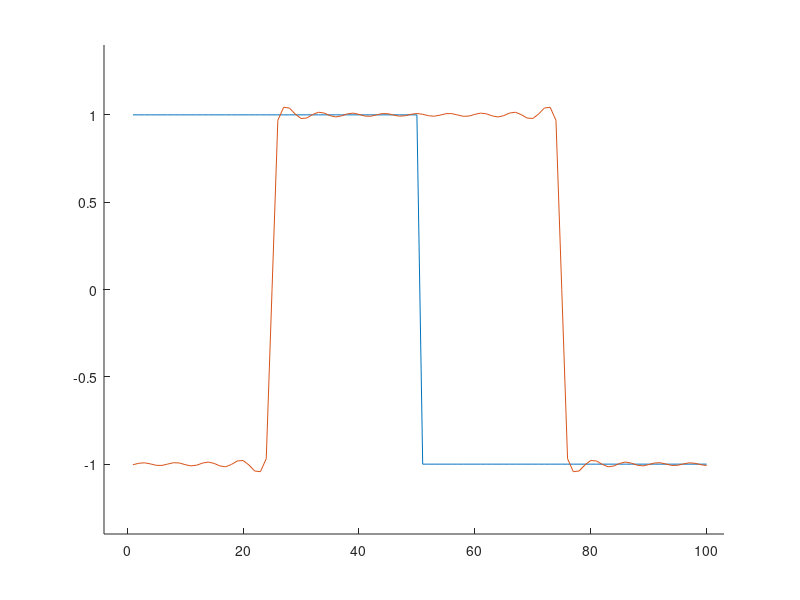
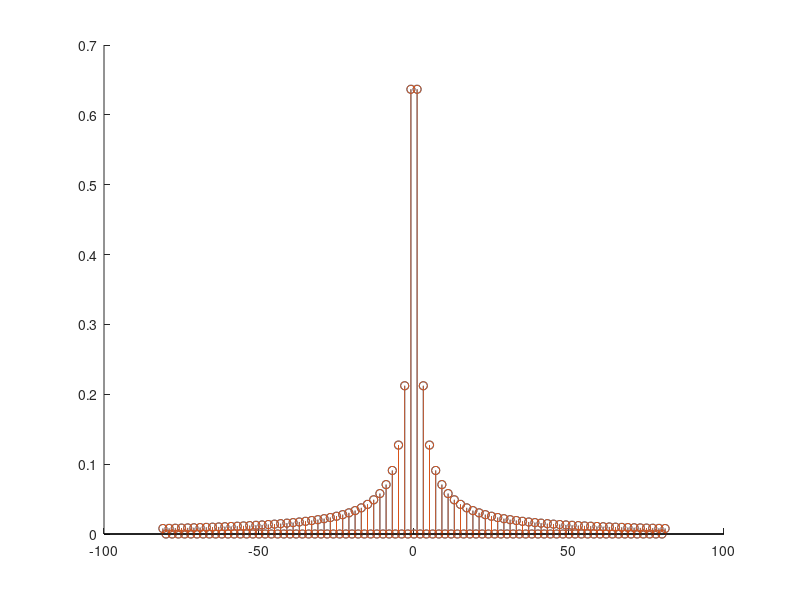
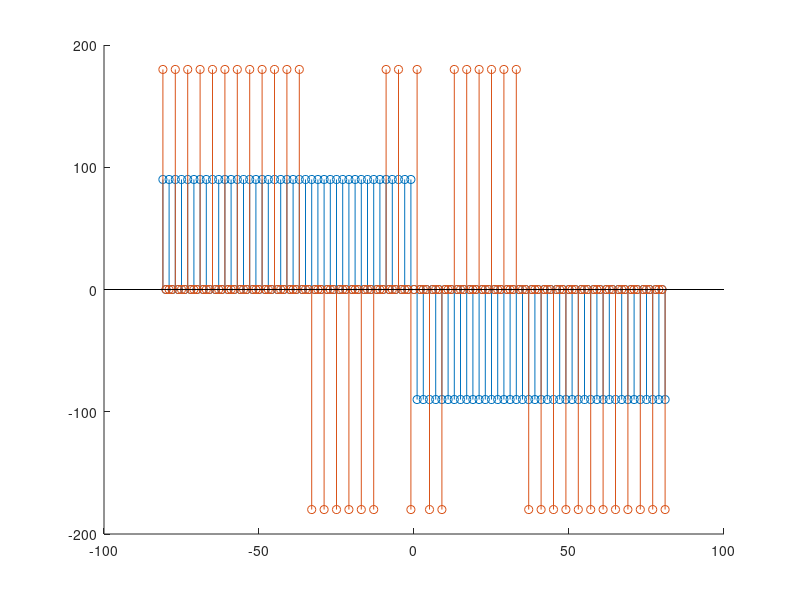

Here is the MATLAB script that generated these plots, in order:
A = 1;
T = 100;
kmax = 81;
t = [1:100];

#semnal dreptunghiular
s = [A * ones(1, T/2), -A * ones(1, T/2)];

figure 1
clf
hold on

# reprezentam semnalul original
plot(t, s);
xlim([-4, T + 3]);
ylim([-A - 0.4, A + 0.4]);

# calculam coef fourier ck, k = 81
ck = zeros(1, 2 * kmax + 1);
ck_delay = zeros(1, 2 * kmax + 1);

for k = [-kmax:kmax]
	if (mod(k, 2) == 1)
		ck(k + kmax + 1) = (2 * A) / (j * pi * k);
    # s (t ? ? ) = e ^ (?j2?f ?)  * S (f)
		ck_delay(k + kmax + 1) = ck(k + kmax + 1) * exp(-j * 2 * pi * k * (1/T) * (T/4));
	end
end

figure 2
clf
hold on

# plotam modulul coef cu stem
stem([-kmax:kmax], abs(ck));
# plotam coef dupa modificare - sunt la fel
stem([-kmax:kmax], abs(ck_delay));

figure 3
clf
hold on
# faza semnalului intarziat creste - este mai mare
stem([-kmax:kmax], rad2deg(angle(ck)));
stem([-kmax:kmax], rad2deg(angle(ck_delay)));

s_delay = zeros(1, T);

# reconstruiesc semnalul din spectrul modificat
for i = 1:T
    for k = -kmax:kmax
        s_delay(i) += ck_delay(k + kmax + 1) * exp(j * (2 * pi * k * i) / T);
    end
end

figure 1
plot(t, s_delay)